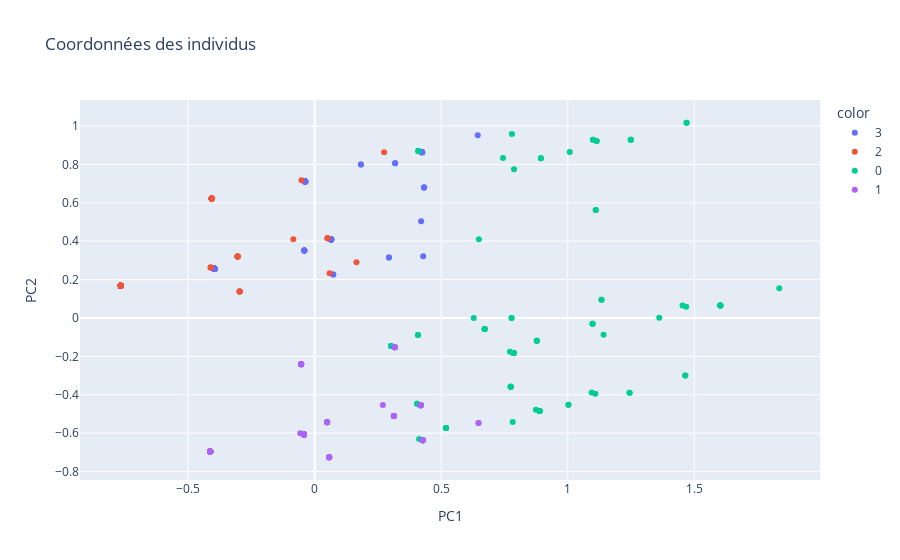

Notebook cell for this chart:
### Markdown cell above
Après avoir bien mis en forme nos données, on peut passer à une ACP. Nous allons d'abord faire une ACP à l'aide de la classe ``PCA`` fournie par ```sklearn```

### Code cell
pca_ressources = PCA(n_components=2)

components = pca_ressources.fit_transform(df_ressources.drop(columns=['cluster']))

##x_components = []
##y_components = []
##z_components = []
##
##for component in components:
##    x_components.append(component[0])
##    y_components.append(component[1])
##    z_components.append(component[2])
##
##print(pca_ressources.explained_variance_ratio_)


# plot 3D
##fig = plt.figure()
##ax = fig.add_subplot(111, projection='3d')
##ax.scatter(xs=x_components, ys=y_components, zs=z_components, c=df_ressources['cluster'], s=30, )
##ax.view_init(30, 185)
##plt.show()

######

fig = px.scatter(components, x=0, y=1, color=df_ressources["cluster"], title="Coordonnées des individus", labels={"0": "PC1", "1": "PC2"})
fig.show()

print("La variance expliquée par le premier axe est de : ", pca_ressources.explained_variance_ratio_[0]*100, "%"," et celle par le second axe est de : ", pca_ressources.explained_variance_ratio_[1]*100, "% ")
print("La variance totale est de : ", pca_ressources.explained_variance_ratio_.sum()*100, "%")
